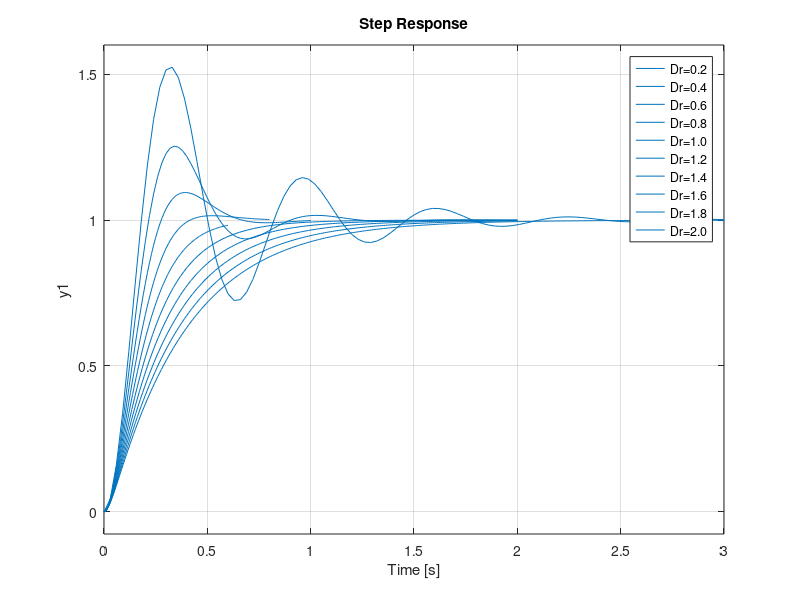

MATLAB code to generate this figure:
clear all
wn=10;
for i=0.2:0.2:2
    G=tf([0,100],[1,2*wn*i,wn^2]);
    step(G)
    hold on
end
legend('Dr=0.2','Dr=0.4','Dr=0.6','Dr=0.8','Dr=1.0','Dr=1.2','Dr=1.4','Dr=1.6','Dr=1.8','Dr=2.0')